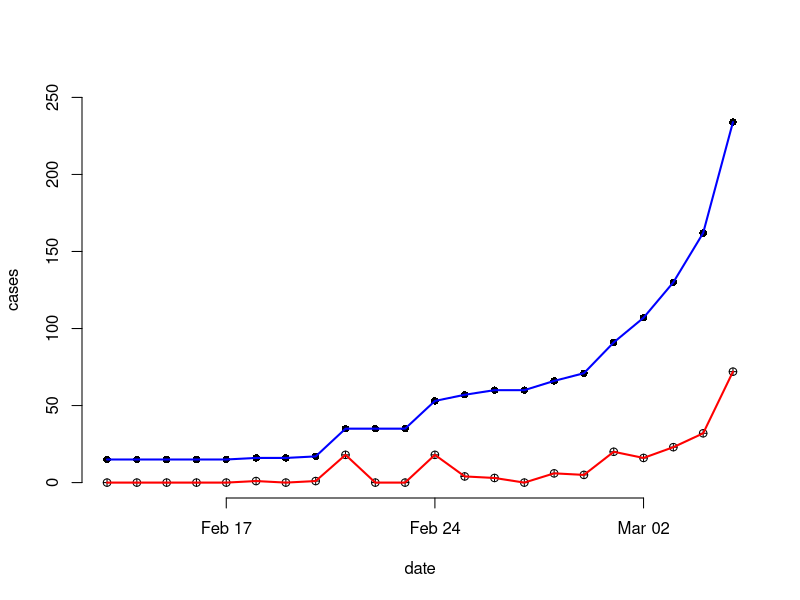

This chart was generated by the following R code: (Note: this script raises an error after producing the figure.)
## ---- chunk 1
knitr::opts_chunk$set(echo = FALSE)
## ---- chunk 2
        dates <- c(as.Date("2/13/20", format = "%m/%d/%y"):as.Date("3/5/20", format = "%m/%d/%y"))
        dates <- as.Date(dates, origin = "1970-01-01")
        cases <- c(15, 15, 15, 15, 15, 16, 16, 17, 35, 35, 35, 53, 57, 60, 60, 66, 71, 91, 107, 130, 162, 234)
        COVID <- data.frame(dates, cases)
## ---- chunk 3
head(COVID)
## ---- chunk 4
plot(COVID, xlab = "date", ylab = "cases", bty = "n", pch = 16, ylim = c(0, 250))
lines(COVID, type = "l", col = "blue", lwd = 2)
new<-cases-cases[c(1, 1:21)]
points(dates, new, bty="n", pch=10)
lines(dates, new, type="l", col = "red", lwd = 2)
legend("topleft", c("new cases", "cumulative cases"), pch = 16, col = c("red", "blue"), bty = c("n", "o"), cex = 1.2)
## ---- chunk 5
new
